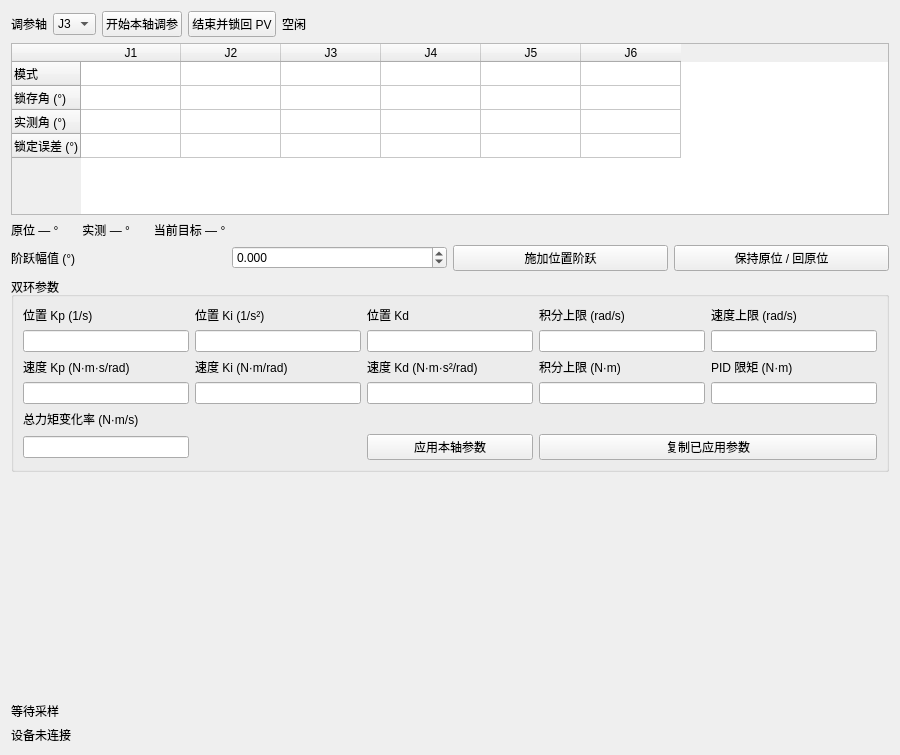
<?xml version="1.0" encoding="UTF-8"?>
<ui version="4.0">
 <class>PidTuneDialog</class>
 <widget class="QDialog" name="PidTuneDialog">
  <property name="windowTitle">
   <string>单轴 PID 调参</string>
  </property>
  <property name="geometry">
   <rect>
    <x>0</x>
    <y>0</y>
    <width>900</width>
    <height>755</height>
   </rect>
  </property>
  <layout class="QVBoxLayout" name="dialogLayout" stretch="0,0,0,0,0,1,0,0">
   <item>
    <layout class="QHBoxLayout" name="controlLayout" stretch="0,0,0,0,1">
     <item>
      <widget class="QLabel" name="axisLabel">
       <property name="text">
        <string>调参轴</string>
       </property>
      </widget>
     </item>
     <item>
      <widget class="QComboBox" name="axisBox">
       <item>
        <property name="text">
         <string>J1</string>
        </property>
       </item>
       <item>
        <property name="text">
         <string>J2</string>
        </property>
       </item>
       <item>
        <property name="text">
         <string>J3</string>
        </property>
       </item>
       <item>
        <property name="text">
         <string>J4</string>
        </property>
       </item>
       <item>
        <property name="text">
         <string>J5</string>
        </property>
       </item>
       <item>
        <property name="text">
         <string>J6</string>
        </property>
       </item>
       <property name="currentIndex">
        <number>2</number>
       </property>
      </widget>
     </item>
     <item>
      <widget class="QPushButton" name="startButton">
       <property name="text">
        <string>开始本轴调参</string>
       </property>
       <property name="autoDefault">
        <bool>false</bool>
       </property>
      </widget>
     </item>
     <item>
      <widget class="QPushButton" name="endButton">
       <property name="text">
        <string>结束并锁回 PV</string>
       </property>
       <property name="autoDefault">
        <bool>false</bool>
       </property>
      </widget>
     </item>
     <item>
      <widget class="QLabel" name="phaseLabel">
       <property name="text">
        <string>空闲</string>
       </property>
      </widget>
     </item>
    </layout>
   </item>
   <item>
    <widget class="QTableWidget" name="lockTable">
     <property name="minimumHeight">
      <number>136</number>
     </property>
     <property name="maximumHeight">
      <number>136</number>
     </property>
     <property name="editTriggers">
      <set>QAbstractItemView::NoEditTriggers</set>
     </property>
     <property name="selectionMode">
      <enum>QAbstractItemView::NoSelection</enum>
     </property>
     <property name="focusPolicy">
      <enum>Qt::NoFocus</enum>
     </property>
     <attribute name="verticalHeaderDefaultSectionSize">
      <number>24</number>
     </attribute>
     <row>
      <property name="text">
       <string>模式</string>
      </property>
     </row>
     <row>
      <property name="text">
       <string>锁存角 (°)</string>
      </property>
     </row>
     <row>
      <property name="text">
       <string>实测角 (°)</string>
      </property>
     </row>
     <row>
      <property name="text">
       <string>锁定误差 (°)</string>
      </property>
     </row>
     <column>
      <property name="text">
       <string>J1</string>
      </property>
     </column>
     <column>
      <property name="text">
       <string>J2</string>
      </property>
     </column>
     <column>
      <property name="text">
       <string>J3</string>
      </property>
     </column>
     <column>
      <property name="text">
       <string>J4</string>
      </property>
     </column>
     <column>
      <property name="text">
       <string>J5</string>
      </property>
     </column>
     <column>
      <property name="text">
       <string>J6</string>
      </property>
     </column>
    </widget>
   </item>
   <item>
    <widget class="QLabel" name="positionLabel">
     <property name="text">
      <string>原位 — °　　实测 — °　　当前目标 — °</string>
     </property>
    </widget>
   </item>
   <item>
    <layout class="QHBoxLayout" name="stepLayout">
     <item>
      <widget class="QLabel" name="stepLabel">
       <property name="text">
        <string>阶跃幅值 (°)</string>
       </property>
      </widget>
     </item>
     <item>
      <widget class="QDoubleSpinBox" name="stepBox">
       <property name="decimals">
        <number>3</number>
       </property>
       <property name="minimum">
        <double>-30</double>
       </property>
       <property name="maximum">
        <double>30</double>
       </property>
       <property name="singleStep">
        <double>0.1</double>
       </property>
      </widget>
     </item>
     <item>
      <widget class="QPushButton" name="stepButton">
       <property name="text">
        <string>施加位置阶跃</string>
       </property>
       <property name="autoDefault">
        <bool>false</bool>
       </property>
      </widget>
     </item>
     <item>
      <widget class="QPushButton" name="originButton">
       <property name="text">
        <string>保持原位 / 回原位</string>
       </property>
       <property name="autoDefault">
        <bool>false</bool>
       </property>
      </widget>
     </item>
    </layout>
   </item>
   <item>
    <widget class="QGroupBox" name="parameterGroup">
     <property name="title">
      <string>双环参数</string>
     </property>
     <layout class="QGridLayout" name="parameterLayout">
      <item row="0" column="0" colspan="1">
       <widget class="QLabel" name="pos_kpLabel">
        <property name="text">
         <string>位置 Kp (1/s)</string>
        </property>
       </widget>
      </item>
      <item row="1" column="0" colspan="1">
       <widget class="QLineEdit" name="pos_kp" />
      </item>
      <item row="0" column="1" colspan="1">
       <widget class="QLabel" name="pos_kiLabel">
        <property name="text">
         <string>位置 Ki (1/s²)</string>
        </property>
       </widget>
      </item>
      <item row="1" column="1" colspan="1">
       <widget class="QLineEdit" name="pos_ki" />
      </item>
      <item row="0" column="2" colspan="1">
       <widget class="QLabel" name="pos_kdLabel">
        <property name="text">
         <string>位置 Kd</string>
        </property>
       </widget>
      </item>
      <item row="1" column="2" colspan="1">
       <widget class="QLineEdit" name="pos_kd" />
      </item>
      <item row="0" column="3" colspan="1">
       <widget class="QLabel" name="pos_i_limitLabel">
        <property name="text">
         <string>积分上限 (rad/s)</string>
        </property>
       </widget>
      </item>
      <item row="1" column="3" colspan="1">
       <widget class="QLineEdit" name="pos_i_limit" />
      </item>
      <item row="0" column="4" colspan="1">
       <widget class="QLabel" name="speed_limitLabel">
        <property name="text">
         <string>速度上限 (rad/s)</string>
        </property>
       </widget>
      </item>
      <item row="1" column="4" colspan="1">
       <widget class="QLineEdit" name="speed_limit" />
      </item>
      <item row="2" column="0" colspan="1">
       <widget class="QLabel" name="vel_kpLabel">
        <property name="text">
         <string>速度 Kp (N·m·s/rad)</string>
        </property>
       </widget>
      </item>
      <item row="3" column="0" colspan="1">
       <widget class="QLineEdit" name="vel_kp" />
      </item>
      <item row="2" column="1" colspan="1">
       <widget class="QLabel" name="vel_kiLabel">
        <property name="text">
         <string>速度 Ki (N·m/rad)</string>
        </property>
       </widget>
      </item>
      <item row="3" column="1" colspan="1">
       <widget class="QLineEdit" name="vel_ki" />
      </item>
      <item row="2" column="2" colspan="1">
       <widget class="QLabel" name="vel_kdLabel">
        <property name="text">
         <string>速度 Kd (N·m·s²/rad)</string>
        </property>
       </widget>
      </item>
      <item row="3" column="2" colspan="1">
       <widget class="QLineEdit" name="vel_kd" />
      </item>
      <item row="2" column="3" colspan="1">
       <widget class="QLabel" name="vel_i_limitLabel">
        <property name="text">
         <string>积分上限 (N·m)</string>
        </property>
       </widget>
      </item>
      <item row="3" column="3" colspan="1">
       <widget class="QLineEdit" name="vel_i_limit" />
      </item>
      <item row="2" column="4" colspan="1">
       <widget class="QLabel" name="pid_limitLabel">
        <property name="text">
         <string>PID 限矩 (N·m)</string>
        </property>
       </widget>
      </item>
      <item row="3" column="4" colspan="1">
       <widget class="QLineEdit" name="pid_limit" />
      </item>
      <item row="4" column="0" colspan="1">
       <widget class="QLabel" name="torque_rateLabel">
        <property name="text">
         <string>总力矩变化率 (N·m/s)</string>
        </property>
       </widget>
      </item>
      <item row="5" column="0" colspan="1">
       <widget class="QLineEdit" name="torque_rate" />
      </item>
      <item row="4" column="1" colspan="4">
       <widget class="QLabel" name="limitsLabel">
        <property name="text">
         <string />
        </property>
       </widget>
      </item>
      <item row="5" column="1" colspan="1">
       <widget class="QLabel" name="draftLabel">
        <property name="text">
         <string />
        </property>
       </widget>
      </item>
      <item row="5" column="2" colspan="1">
       <widget class="QPushButton" name="applyButton">
        <property name="text">
         <string>应用本轴参数</string>
        </property>
        <property name="autoDefault">
         <bool>false</bool>
        </property>
       </widget>
      </item>
      <item row="5" column="3" colspan="2">
       <widget class="QPushButton" name="copyButton">
        <property name="text">
         <string>复制已应用参数</string>
        </property>
        <property name="autoDefault">
         <bool>false</bool>
        </property>
       </widget>
      </item>
     </layout>
    </widget>
   </item>
   <item>
    <widget class="TunePlotView" name="plotArea">
     <property name="minimumSize">
      <size>
       <width>650</width>
       <height>218</height>
      </size>
     </property>
     <property name="positionLegend" stdset="0">
      <string>位置 (°)|目标角|实测角</string>
     </property>
     <property name="velocityLegend" stdset="0">
      <string>速度 (rad/s)|目标速度|实测速度</string>
     </property>
     <property name="torqueLegend" stdset="0">
      <string>力矩 (N·m)|重力前馈|PID 纠偏|下发总力矩|反馈力矩</string>
     </property>
     <property name="limitLegend" stdset="0">
      <string>PID 限幅|总限矩|变化率</string>
     </property>
    </widget>
   </item>
   <item>
    <widget class="QLabel" name="metricLabel">
     <property name="text">
      <string>等待采样</string>
     </property>
    </widget>
   </item>
   <item>
    <widget class="QLabel" name="messageLabel">
     <property name="wordWrap">
      <bool>true</bool>
     </property>
     <property name="text">
      <string>设备未连接</string>
     </property>
    </widget>
   </item>
  </layout>
 </widget>
 <customwidgets>
  <customwidget>
   <class>TunePlotView</class>
   <extends>QWidget</extends>
   <header>PidTunePlotView</header>
  </customwidget>
 </customwidgets>
 <resources />
 <connections />
</ui>
